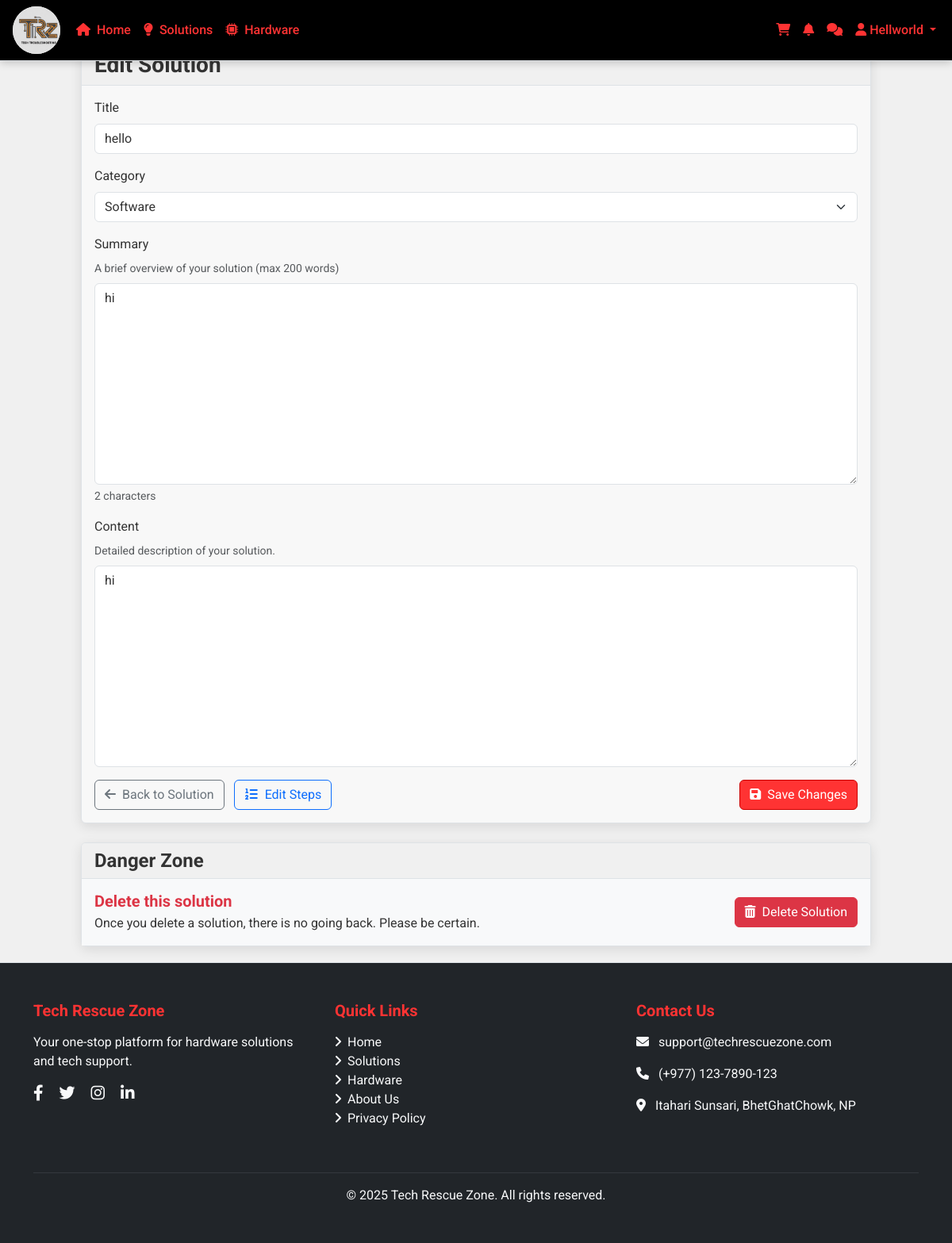
The page /solutions/26/edit/ (signed in) on the database its author committed.
### TechRescueZoneApp/models.py (models this page shows, shortened)
class Solution(models.Model):
    title = models.CharField(max_length=200)
    summary = models.TextField()
    content = models.TextField()
    author = models.ForeignKey(User, on_delete=models.CASCADE, related_name='solutions')
    category = models.ForeignKey(SolutionCategory, on_delete=models.CASCADE, related_name='solutions')
    is_featured = models.BooleanField(default=False)
    views = models.PositiveIntegerField(default=0)
    likes = models.ManyToManyField(User, related_name='liked_solutions', blank=True)
    created_at = models.DateTimeField(auto_now_add=True)
    updated_at = models.DateTimeField(auto_now=True)

### TechRescueZoneApp/views.py (the view)
# urls.py: path('solutions/<int:solution_id>/edit/', views.edit_solution, name='edit_solution'),
@login_required
def edit_solution(request, solution_id):
    solution = get_object_or_404(Solution, id=solution_id)
    if solution.author != request.user and not request.user.is_staff:
        messages.error(request, 'You do not have permission to edit this solution.')
        return redirect('TechRescueZoneApp:solution_detail', solution_id=solution.id)
    if request.method == 'POST':
        form = SolutionForm(request.POST, instance=solution)
        if form.is_valid():
            form.save()
            messages.success(request, 'Solution updated successfully!')
            return redirect('TechRescueZoneApp:solution_detail', solution_id=solution.id)
    else:
        form = SolutionForm(instance=solution)
    context = {
        'form': form,
        'solution': solution,
    }
    return render(request, 'software/edit_solution.html', context)

### TechRescueZoneApp/forms.py
class SolutionForm(forms.ModelForm):
    class Meta:
        model = Solution
        fields = ['title', 'summary', 'content', 'category']

### TechRescueZoneApp/models.py (called while the page is built)
    def __str__(self):
        return self.name

### templates/software/edit_solution.html (shortened to what this page needs)
{% extends 'base.html' %}
{% load custom_filters %}
{% load widget_tweaks %}
{% block content %}
<div class="row">
    <div class="col-md-10 mx-auto">
        <div class="card">
            <div class="card-header">
                <h3 class="mb-0">Edit Solution</h3>
            </div>
            <div class="card-body">
                <form method="post">
                    <div class="mb-3">
                        <label for="{{ form.title.id_for_label }}" class="form-label">Title</label>
                        {{ form.title|add_class:"form-control" }}
                    </div>
                    <div class="mb-3">
                        <label for="{{ form.category.id_for_label }}" class="form-label">Category</label>
                        {{ form.category|add_class:"form-select" }}
                    </div>
                    <div class="mb-3">
                        <label for="{{ form.summary.id_for_label }}" class="form-label">Summary</label>
                        <small class="text-muted d-block mb-2">A brief overview of your solution (max 200 words)</small>
                        {{ form.summary|add_class:"form-control" }}
                    </div>
                    <div class="mb-3">
                        <label for="{{ form.content.id_for_label }}" class="form-label">Content</label>
                        <small class="text-muted d-block mb-2">Detailed description of your solution.</small>
                        {{ form.content|add_class:"form-control" }}
                    </div>
                    <div class="d-flex justify-content-between">
                        <div>
                            <a href="{% url 'TechRescueZoneApp:solution_detail' solution_id=solution.id %}" class="btn btn-outline-secondary me-2">
                                <i class="fas fa-arrow-left me-1"></i> Back to Solution
                            </a>
                            <a href="{% url 'TechRescueZoneApp:edit_solution_steps' solution_id=solution.id %}" class="btn btn-outline-primary">
                                <i class="fas fa-list-ol me-1"></i> Edit Steps
                            </a>
                        </div>
                        <button type="submit" class="btn btn-primary">
                            <i class="fas fa-save me-1"></i> Save Changes
                        </button>
                    </div>
                </form>
            </div>
        </div>
        <div class="card mt-4">
            <div class="card-header d-flex justify-content-between align-items-center">
                <h4 class="mb-0">Danger Zone</h4>
            </div>
            <div class="card-body bg-light">
                <div class="d-flex justify-content-between align-items-center">
                    <div>
                        <h5 class="text-danger mb-1">Delete this solution</h5>
                        <p class="mb-0">Once you delete a solution, there is no going back. Please be certain.</p>
                    </div>
                    <a href="{% url 'TechRescueZoneApp:delete_solution' solution_id=solution.id %}" class="btn btn-danger">
                        <i class="fas fa-trash-alt me-1"></i> Delete Solution
                    </a>
                </div>
            </div>
        </div>
    </div>
</div>
{% endblock %}

### templates/base.html (shortened to what this page needs)
<!DOCTYPE html>
<html lang="en">
<head>
    <link href="https://cdn.jsdelivr.net/npm/bootstrap@5.3.0-alpha1/dist/css/bootstrap.min.css" rel="stylesheet">
    <link rel="stylesheet" href="https://cdnjs.cloudflare.com/ajax/libs/font-awesome/6.0.0/css/all.min.css">
</head>
<body>
    <nav class="navbar navbar-expand-lg navbar-dark fixed-top bg-dark">
        <a class="navbar-brand d-flex align-items-center px-3 py-2" href="{% url 'TechRescueZoneApp:home' %}" style="height: 60px; width:60px; ">
            <img src="/static/TechRescueZone1.jpeg" alt="Tech Rescue Zone Logo"
                 class="rounded-circle "
                 width="60" height="60"
                 style="object-fit: cover; background-color: white;">
        </a>
        <div class="container">
            <div class="collapse navbar-collapse" id="navbarNav">
                <ul class="navbar-nav me-auto">
                    <li class="nav-item">
                        <a class="nav-link" href="{% url 'TechRescueZoneApp:home' %}"><i class="fas fa-home me-1"></i> Home</a>
                    </li>
                    <li class="nav-item">
                        <a class="nav-link" href="{% url 'TechRescueZoneApp:solution_list' %}"><i class="fas fa-lightbulb me-1"></i> Solutions</a>
                    </li>
                    <li class="nav-item">
                        <a class="nav-link" href="{% url 'TechRescueZoneApp:hardware_list' %}"><i class="fas fa-microchip me-1"></i> Hardware</a>
                    </li>
                </ul>
                <ul class="navbar-nav">
                    {% if user.is_authenticated %}
                    <li class="nav-item">
                        <a class="nav-link position-relative" href="{% url 'TechRescueZoneApp:cart' %}">
                            <i class="fas fa-shopping-cart"></i>
                        </a>
                    </li>
                    <li class="nav-item">
                        <a class="nav-link position-relative" href="{% url 'TechRescueZoneApp:notification_list' %}">
                            <i class="fas fa-bell"></i>
                        </a>
                    </li>
                    <li class="nav-item">
                        <a class="nav-link" href="{% url 'TechRescueZoneApp:chat_list' %}">
                            <i class="fas fa-comments"></i>
                        </a>
                    </li>
                    <li class="nav-item dropdown">
                        <a class="nav-link dropdown-toggle" href="#" id="userDropdown" role="button" data-bs-toggle="dropdown">
                            <i class="fas fa-user"></i> {{ user.username }}
                        </a>
                    </li>
                    {% endif %}
                </ul>
            </div>
        </div>
    </nav>
        {% block content %}{% endblock %}
    <footer class="footer bg-dark text-light py-5">
        <div class="container">
            <div class="row">
                <div class="col-md-4">
                    <h5 class="mb-3"> Tech Rescue Zone</h5>
                    <p>Your one-stop platform for hardware solutions and tech support.</p>
                    <div class="mt-3">
                        <a href="#" class="text-light me-3"><i class="fab fa-facebook-f fa-lg"></i></a>
                        <a href="#" class="text-light me-3"><i class="fab fa-twitter fa-lg"></i></a>
                        <a href="#" class="text-light me-3"><i class="fab fa-instagram fa-lg"></i></a>
                        <a href="#" class="text-light me-3"><i class="fab fa-linkedin-in fa-lg"></i></a>
                    </div>
                </div>
                <div class="col-md-4">
                    <h5 class="mb-3"> Quick Links</h5>
                    <ul class="list-unstyled">
                        <li><a href="{% url 'TechRescueZoneApp:home' %}" class="text-light"><i class="fas fa-angle-right me-2"></i>Home</a></li>
                        <li><a href="{% url 'TechRescueZoneApp:solution_list' %}" class="text-light"><i class="fas fa-angle-right me-2"></i>Solutions</a></li>
                        <li><a href="{% url 'TechRescueZoneApp:hardware_list' %}" class="text-light"><i class="fas fa-angle-right me-2"></i>Hardware</a></li>
                        <li><a href="#" class="text-light"><i class="fas fa-angle-right me-2"></i>About Us</a></li>
                        <li><a href="#" class="text-light"><i class="fas fa-angle-right me-2"></i>Privacy Policy</a></li>
                    </ul>
                </div>
                <div class="col-md-4">
                    <h5 class="mb-3"> Contact Us</h5>
                    <p><i class="fas fa-envelope me-2"></i> support@techrescuezone.com</p>
                    <p><i class="fas fa-phone me-2"></i> (+977) 123-7890-123</p>
                    <p><i class="fas fa-map-marker-alt me-2"></i> Itahari Sunsari, BhetGhatChowk, NP</p>
                </div>
            </div>
            <div class="row mt-4">
                <div class="col-12">
                    <hr class="border-secondary">
                </div>
            </div>
            <div class="row">
                <div class="col-12 text-center">
                    <p class="mb-0">&copy; {% now "Y" %} Tech Rescue Zone. All rights reserved.</p>
                </div>
            </div>
        </div>
    </footer>
</body>
</html>

### rows shown on the page
Solution: title "hello", category "Software", summary "hi", content "hi"

### other values the page prints
{{ user.username }} "Hellworld"
